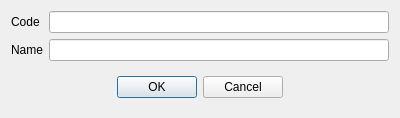
<?xml version="1.0" encoding="UTF-8"?>
<ui version="4.0">
 <class>REBanquetComment</class>
 <widget class="QDialog" name="REBanquetComment">
  <property name="geometry">
   <rect>
    <x>0</x>
    <y>0</y>
    <width>400</width>
    <height>113</height>
   </rect>
  </property>
  <property name="windowTitle">
   <string>Banquet comment</string>
  </property>
  <layout class="QVBoxLayout" name="verticalLayout">
   <item>
    <layout class="QGridLayout" name="gridLayout">
     <item row="0" column="0">
      <widget class="QLabel" name="label">
       <property name="text">
        <string>Code</string>
       </property>
      </widget>
     </item>
     <item row="1" column="0">
      <widget class="QLabel" name="label_2">
       <property name="text">
        <string>Name</string>
       </property>
      </widget>
     </item>
     <item row="0" column="1">
      <widget class="EQLineEdit" name="leCode">
       <property name="focusPolicy">
        <enum>Qt::NoFocus</enum>
       </property>
       <property name="readOnly">
        <bool>true</bool>
       </property>
       <property name="Field" stdset="0">
        <string>f_id</string>
       </property>
       <property name="PrimaryKey" stdset="0">
        <bool>true</bool>
       </property>
      </widget>
     </item>
     <item row="1" column="1">
      <widget class="EQLineEdit" name="leName">
       <property name="Field" stdset="0">
        <string>f_name</string>
       </property>
      </widget>
     </item>
     <item row="2" column="0" colspan="2">
      <widget class="QWidget" name="widget" native="true">
       <layout class="QHBoxLayout" name="horizontalLayout">
        <item>
         <spacer name="horizontalSpacer">
          <property name="orientation">
           <enum>Qt::Horizontal</enum>
          </property>
          <property name="sizeHint" stdset="0">
           <size>
            <width>94</width>
            <height>20</height>
           </size>
          </property>
         </spacer>
        </item>
        <item>
         <widget class="QPushButton" name="btnOk">
          <property name="text">
           <string>OK</string>
          </property>
         </widget>
        </item>
        <item>
         <widget class="QPushButton" name="btnCancel">
          <property name="text">
           <string>Cancel</string>
          </property>
         </widget>
        </item>
        <item>
         <spacer name="horizontalSpacer_2">
          <property name="orientation">
           <enum>Qt::Horizontal</enum>
          </property>
          <property name="sizeHint" stdset="0">
           <size>
            <width>94</width>
            <height>20</height>
           </size>
          </property>
         </spacer>
        </item>
       </layout>
      </widget>
     </item>
    </layout>
   </item>
  </layout>
 </widget>
 <customwidgets>
  <customwidget>
   <class>EQLineEdit</class>
   <extends>QLineEdit</extends>
   <header location="global">eqlineedit.h</header>
   <slots>
    <signal>customButtonClicked(bool)</signal>
   </slots>
  </customwidget>
 </customwidgets>
 <resources/>
 <connections/>
</ui>
